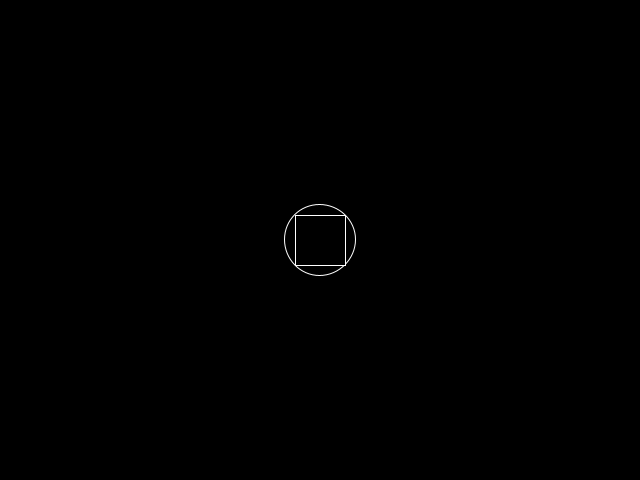
Frame 1 (no input)
Frame 60 (the mouse pressed at the canvas centre just before this capture): identical to frame 1, image omitted
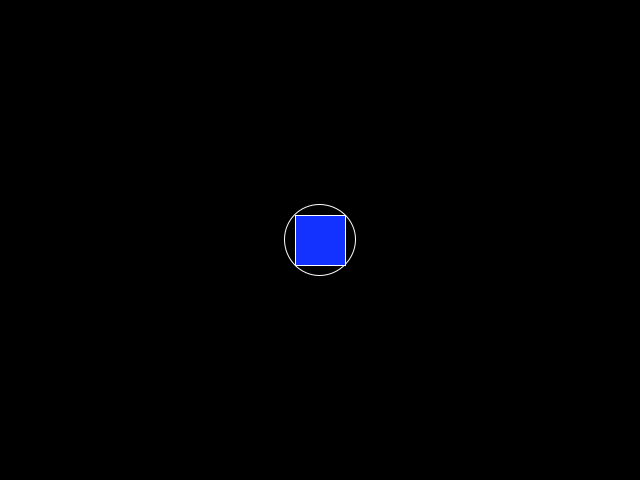
Frame 120 (the mouse held since frame 60 and released just before this capture)

The Processing sketch that drew these frames (run headless with seeded random() and noise(); from frame 60 on, the mouse is pressed at the canvas centre):

// Processing sketch: ctverec
// ── ctverec.pde
int x = 640;
int y = 480;
int size = 50;
int mpos;
void setup(){
  size(640, 480);
  background(0);
  stroke(255, 255, 255);
  strokeWeight(1);
  noFill();
  rect(x/2-size/2, y/2-size/2,size , size);
  ellipse(x/2 ,y/2 , sqrt(size*size+size*size), sqrt(size*size+size*size));
  
}
void draw(){
  if(mpos == 0){
  fill(0);  // noFill() nefungovalo
  rect(x/2-size/2, y/2-size/2,size , size);
  }
  if(mouseX > x / 2 - size / 2 && mouseX < x / 2 + size / 2 && mouseY > y / 2 - size / 2 && mouseY < y / 2 + size / 2 ){
  fill(20, 50, 255);
  rect(x/2-size/2, y/2-size/2,size , size);
  mpos = 1;
  }
  
  else{
  mpos = 0;
  }
  
}
